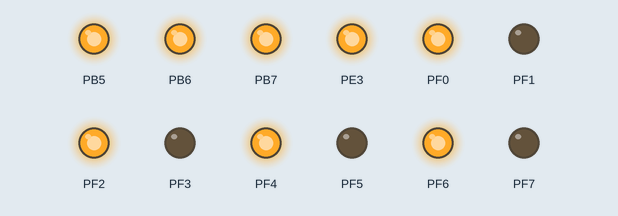
Simulated run of this program. Board: ATmega2560, built with avr-gcc and emulated at 16 MHz. On the bench: output pins drawn as LEDs (lit = HIGH).

Above: at 0.2 s.
At 0.7 s:
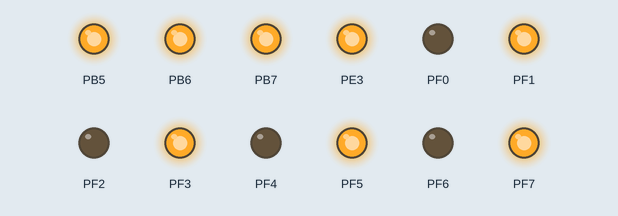
At 1.2 s:
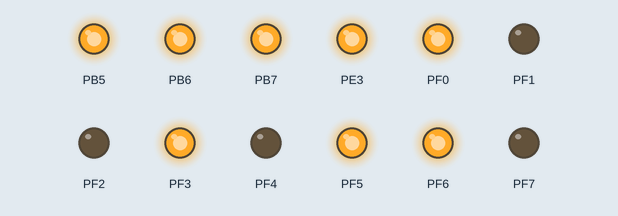
At 1.7 s:
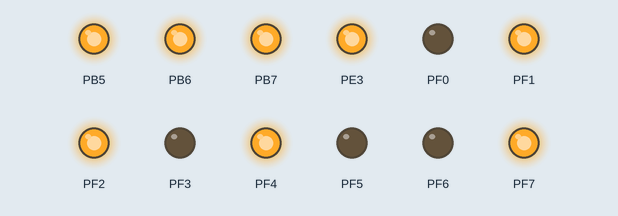
Timing chart, 0 to 3.0 s (numbered marks = the images above):
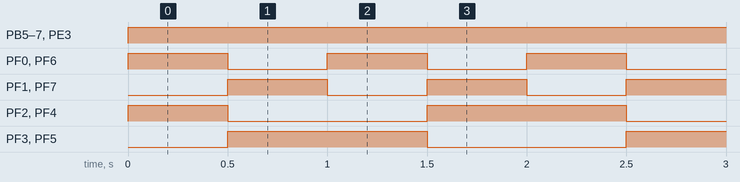

Measured:
- by itself, PB5–7, PE3: LOW → HIGH at 0.00 s
- by itself, PF0, PF1, PF6, PF7: alternates HIGH for 0.50 s and LOW for 0.50 s
- by itself, PF2, PF4: repeats every 2.0 s: LOW 1.0 s, HIGH 1.0 s
- by itself, PF3, PF5: alternates HIGH for 1.0 s and LOW for 1.0 s

The program:

main.cpp
```cpp
/*
 * MVM.cpp
 *
 * Created: 9/29/2017 1:48:46 PM
 * Author : abheesh
 */

#define F_CPU 16000000UL

#include <avr/io.h>
#include <util/delay.h>
#include "pwm.h"
#include "drive.h"


int main(void)
{
    _pwm_base_init();

    while (1)
    {
	   _pwm_base_dc(500);
	   MOV0F();
	   _delay_ms(500);
	   MOV0B();
	   _delay_ms(500);
	   MOV90F();
	   _delay_ms(500);
	   MOV90B();
	   _delay_ms(500);

    }
}
```

drive.h
```cpp
/*
 * drive.h
 *
 * Created: 9/29/2017 8:05:00 PM
 *  Author: abheesh
 */

//This header file includes only forward and side movement of MECHANUM wheels//

#ifndef DRIVE_H_
#define DRIVE_H_

#define _DD_IN1_M1		F,0
#define _DD_IN2_M1		F,1
#define _DD_IN1_M2		F,2
#define _DD_IN2_M2		F,3
#define _DD_IN1_M3		F,4
#define _DD_IN2_M3		F,5
#define _DD_IN1_M4		F,6
#define _DD_IN2_M4		F,7


#include "headers.h"


/////////To move MECHANUM 0 degree front//////
/*move all the motor in forward direction*/

void MOV0F(void)
{
	DDRF = 0xff;
	SET(_DD_IN1_M1);
	SET(_DD_IN1_M2);
	SET(_DD_IN1_M3);
	SET(_DD_IN1_M4);
	CLEAR(_DD_IN2_M1);
	CLEAR(_DD_IN2_M2);
	CLEAR(_DD_IN2_M3);
	CLEAR(_DD_IN2_M4);
}

//////////To move MECHANUM 0 degree back///////
/*move all the motor in backward direction*/

void MOV0B(void)
{
	DDRF = 0xff;
	CLEAR(_DD_IN1_M1);
	CLEAR(_DD_IN1_M2);
	CLEAR(_DD_IN1_M3);
	CLEAR(_DD_IN1_M4);
	SET(_DD_IN2_M1);
	SET(_DD_IN2_M2);
	SET(_DD_IN2_M3);
	SET(_DD_IN2_M4);
}

/////////To move MECHANUM 90 degree front/////
/*move 2front motor in forward, and two back motor in backward*/
/*for left 90 degree movement*/

void MOV90F(void)
{
	DDRF = 0xff;
	SET(_DD_IN1_M1);
	CLEAR(_DD_IN1_M2);
	CLEAR(_DD_IN1_M3);
	SET(_DD_IN1_M4);
	CLEAR(_DD_IN2_M1);
	SET(_DD_IN2_M2);
	SET(_DD_IN2_M3);
	CLEAR(_DD_IN2_M4);
}

//////////To move MECHANUM 90 degree back//////
/*move 2 back motor in forward, and two front motor in back*/
/*for right 90 degree movement*/

void MOV90B(void)
{
	DDRF = 0xff;
	CLEAR(_DD_IN1_M1);
	SET(_DD_IN1_M2);
	SET(_DD_IN1_M3);
	CLEAR(_DD_IN1_M4);
	SET(_DD_IN2_M1);
	CLEAR(_DD_IN2_M2);
	CLEAR(_DD_IN2_M3);
	SET(_DD_IN2_M4);
}

#endif /* DRIVE_H_ */
```

headers.h
```cpp
/*
 * headers.h
 *
 * Created: 9/29/2017 1:49:31 PM
 *  Author: abheesh
 */

//This header file includes all the MACRO functions for easy use//

#ifndef HEADERS_H_
#define HEADERS_H_

#ifndef F_CPU
#define F_CPU 16000000UL
#endif

#define INPUT2(port,pin)	DDR ## port &= ~_BV(pin)
#define OUTPUT2(port,pin)	DDR ## port |= _BV(pin)
#define CLEAR2(port,pin)	PORT ## port &= ~_BV(pin)
#define SET2(port,pin)		PORT ## port |= _BV(pin)

#define INPUT(x)	INPUT2(x)
#define OUTPUT(x)	OUTPUT2(x)
#define CLEAR(x)	CLEAR2(x)
#define SET(x)		SET2(x)


#include <avr/io.h>

#endif /* HEADERS_H_ */
```

pwm.h
```cpp
/*
 * timer.h
 *
 * Created: 9/29/2017 3:30:59 PM
 *  Author: abheesh
 */


//This header file has functions which initializes and provides PWM for 4 MECHANUM motors in open loop//


#ifndef PWM_H_
#define PWM_H_

#ifndef F_CPU
#define F_CPU 16000000UL
#endif

#define FREQUENCY 4000
#define ICR_VALUE ((F_CPU/(8*FREQUENCY))-1)

#include <avr/io.h>
#include "headers.h"

///////defining PWM pins for motor/////////////////
#define _DD_M1 B,5
#define _DD_M2 B,6
#define _DD_M3 B,7
#define _DD_M4 E,3
//////////////////////////////////////////////////


void _pwm_base_init(void)
{
	/////////set PWM pins for output mode/////////
	OUTPUT(_DD_M1) ; //set PORTB PIN5 as output
	OUTPUT(_DD_M2) ;
	OUTPUT(_DD_M3) ;
	OUTPUT(_DD_M4) ;
	//////////////////////////////////////////////
	ICR1 = ICR_VALUE;	//frequency set to 4Khz
	ICR3 = ICR_VALUE;	//frequency set to 4khz
	//////////////////////////////////////////////
	TCCR1A = (1<<COM1A1)|(1<<COM1B1)|(1<<COM1C1)|(1<<WGM11);
	TCCR3A = (1<<COM3A1) | (1<< WGM31);
	TCCR1B = (1<<WGM12) | (1<<WGM13) | (1<<CS11);
	TCCR3B = (1<<WGM32) | (1<<WGM33) | (1<<CS31);
	/////////////////////////////////////////////
}
void _pwm_base_dc(int dutycycle)
{
	OCR1A = dutycycle;
	OCR1B = dutycycle;
	OCR1C = dutycycle;
	OCR3A = dutycycle;
}

#endif /* PWM_H_ */
```
